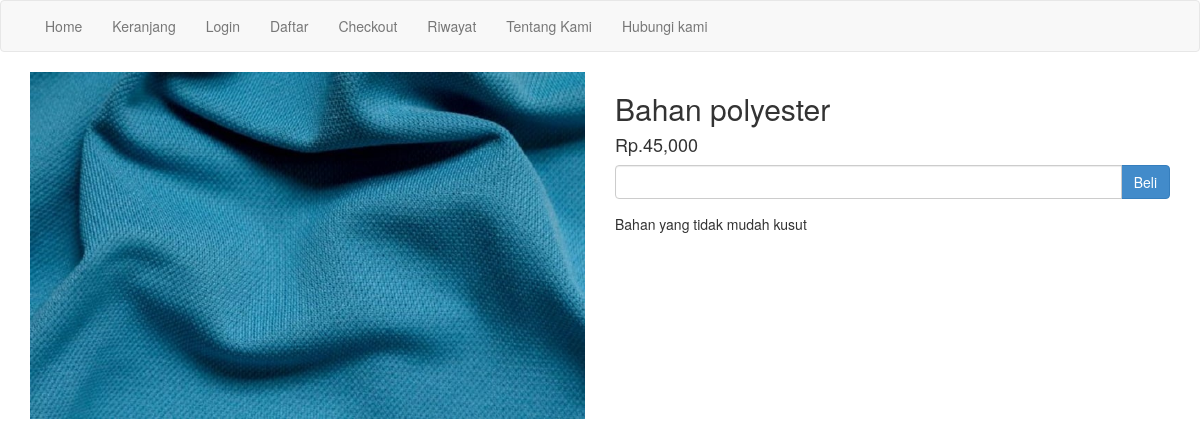
Screenshot of /detail.php?id=6 with the database file from the repository.
### tables this page shows
CREATE TABLE `produk` (
  `idproduk` int(11) NOT NULL,
  `nama_produk` varchar(50) NOT NULL,
  `harga_produk` int(11) NOT NULL,
  `meter` int(11) NOT NULL,
  `foto_produk` varchar(50) NOT NULL,
  `deskripsi` text NOT NULL
);

### detail.php (the view, shortened to what this page needs)
<?php include 'koneksi.php';    ?>
<?php
$idproduk =$_GET["id"];
$ambil= $koneksi->query("SELECT * FROM produk WHERE idproduk='$idproduk'");
$detail= $ambil->fetch_assoc();
?>
<!DOCTYPE html>
<html>
<head>
    <link rel="stylesheet" href="admin/assets/css/bootstrap.css">
</head>
<body>
<?php include 'menu.php'; ?>
<section class="konten">
  <div class="container">
     <div class="row">
        <div class="col-md-6">
            <img src="foto_produk/<?php echo $detail["foto_produk"];?>" alt=""class="img-responsive">
        </div>
        <div class="col-md-6">
            <h2><?php echo $detail["nama_produk"]?></h2>
            <h4>Rp.<?php echo number_format($detail["harga_produk"]);?></h4>
            <form method="post">
                <div class="form-group">
                    <div class="input-group">
                        <input type="number"min="1" class="form-control" name="jumlah">
                        <div class="input-group-btn">
                            <button class="btn btn-primary"name="beli">Beli</button>
                        </div>
                    </div>
                </div>
            </form>
            <p><?php echo $detail["deskripsi"]?></p>
        </div>
     </div>
</div>
</section>

### rows the page displays
produk: foto_produk (picture), nama_produk "Bahan polyester", harga_produk "45,000", deskripsi "Bahan yang tidak mudah kusut"
